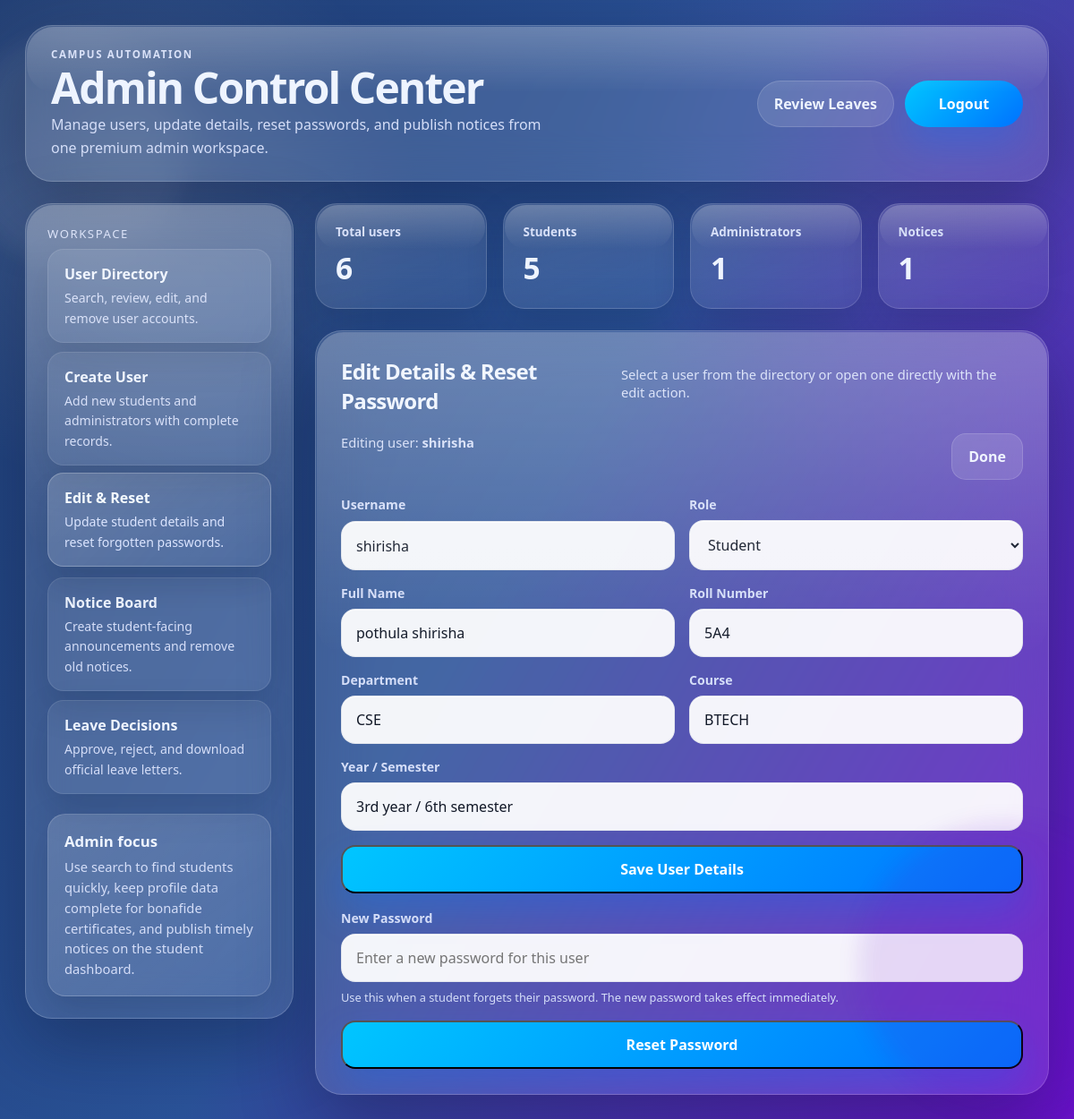
Screenshot of /admin?edit=shirisha (signed in) with the database file from the repository.
### tables this page shows
CREATE TABLE users (
        id INTEGER PRIMARY KEY AUTOINCREMENT,
        username TEXT UNIQUE,
        password TEXT,
        role TEXT
    , full_name TEXT, roll_number TEXT, department TEXT, course TEXT, year_semester TEXT);

### app/routes/admin_routes.py (the view)
@router.get("/admin", response_class=HTMLResponse)
def admin_page(request: Request):
    if not request.session.get("role") == "admin":
        return RedirectResponse("/login", status_code=303)
    db = get_db()
    cursor = db.cursor()
    search = request.query_params.get("search", "").strip()
    edit_username = request.query_params.get("edit", "").strip()
    if search:
        like_query = f"%{search}%"
        cursor.execute(
            """
            SELECT username, role, full_name, roll_number, department, course, year_semester
            FROM users
            WHERE username LIKE ?
               OR role LIKE ?
               OR COALESCE(full_name, '') LIKE ?
               OR COALESCE(roll_number, '') LIKE ?
               OR COALESCE(department, '') LIKE ?
               OR COALESCE(course, '') LIKE ?
               OR COALESCE(year_semester, '') LIKE ?
            ORDER BY role DESC, username ASC
            """,
            (like_query, like_query, like_query, like_query, like_query, like_query, like_query)
        )
    else:
        cursor.execute(
            """
            SELECT username, role, full_name, roll_number, department, course, year_semester
            FROM users
            ORDER BY role DESC, username ASC
            """
        )
    users = cursor.fetchall()
    notices = cursor.execute(
        """
        SELECT id, title, content, created_at, created_by
        FROM notices
        ORDER BY datetime(created_at) DESC, id DESC
        """
    ).fetchall()
    selected_user = None
    if edit_username:
        cursor.execute(
            """
            SELECT username, role, full_name, roll_number, department, course, year_semester
            FROM users
            WHERE username = ?
            """,
            (edit_username,)
        )
        selected_user = cursor.fetchone()
    msg = request.query_params.get("msg")
    return templates.TemplateResponse(request, "admin.html", {
        "users": users,
        "msg": msg,
        "search": search,
        "selected_user": selected_user,
        "notices": notices,
    })

### templates/admin.html (shortened to what this page needs)
<!DOCTYPE html>
<html lang="en">
<head>
</head>
<body data-active-section="{% if selected_user %}editSection{% else %}usersSection{% endif %}">
    {% set total_users = users|length %}
    {% set admin_stats = namespace(admins=0, students=0) %}
    {% for user in users %}
        {% if user["role"] == "admin" %}{% set admin_stats.admins = admin_stats.admins + 1 %}{% else %}{% set admin_stats.students = admin_stats.students + 1 %}{% endif %}
    {% endfor %}
    <div class="shell">
        <header class="topbar">
            <div class="brand">
                <p class="eyebrow">Campus Automation</p>
                <h1 class="title">Admin Control Center</h1>
                <p class="subtitle">Manage users, update details, reset passwords, and publish notices from one premium admin workspace.</p>
            </div>
            <div class="top-actions">
                <a class="top-link secondary" href="/admin/leaves">Review Leaves</a>
                <a class="top-link primary" href="/logout">Logout</a>
            </div>
        </header>
        <div class="layout">
            <aside class="panel sidebar">
                <div>
                    <p class="nav-title">Workspace</p>
                    <div class="nav-list">
                        <button type="button" class="nav-button active" data-target="usersSection"><strong>User Directory</strong><span>Search, review, edit, and remove user accounts.</span></button>
                        <button type="button" class="nav-button" data-target="createSection"><strong>Create User</strong><span>Add new students and administrators with complete records.</span></button>
                        <button type="button" class="nav-button" data-target="editSection"><strong>Edit & Reset</strong><span>Update student details and reset forgotten passwords.</span></button>
                        <button type="button" class="nav-button" data-target="noticeSection"><strong>Notice Board</strong><span>Create student-facing announcements and remove old notices.</span></button>
                        <a class="nav-anchor" href="/admin/leaves"><strong>Leave Decisions</strong><span>Approve, reject, and download official leave letters.</span></a>
                    </div>
                </div>
                <div class="sidebar-note">
                    <h3>Admin focus</h3>
                    <p>Use search to find students quickly, keep profile data complete for bonafide certificates, and publish timely notices on the student dashboard.</p>
                </div>
            </aside>
            <main class="content">
                <section class="stats">
                    <div class="panel stat-card"><span>Total users</span><strong>{{ total_users }}</strong></div>
                    <div class="panel stat-card"><span>Students</span><strong>{{ admin_stats.students }}</strong></div>
                    <div class="panel stat-card"><span>Administrators</span><strong>{{ admin_stats.admins }}</strong></div>
                    <div class="panel stat-card"><span>Notices</span><strong>{{ notices|length }}</strong></div>
                </section>
                <section id="editSection" class="panel section hidden">
                    <div class="section-head"><h2>Edit Details & Reset Password</h2><p>Select a user from the directory or open one directly with the edit action.</p></div>
                    {% if selected_user %}
                    <div class="toolbar"><div class="toolbar-note">Editing user: <strong>{{ selected_user["username"] }}</strong></div><a class="action-btn" href="/admin">Done</a></div>
                    <form method="post" action="/admin/update-user" class="form-grid">
                        <div class="field"><label>Username</label><input class="input" type="text" value="{{ selected_user['username'] }}" readonly></div>
                        <div class="field"><label for="edit_role">Role</label><select id="edit_role" class="select role-selector" name="role"><option value="student" {% if selected_user["role"] == "student" %}selected{% endif %}>Student</option><option value="admin" {% if selected_user["role"] == "admin" %}selected{% endif %}>Admin</option></select></div>
                        <div class="field"><label for="edit_full_name">Full Name</label><input id="edit_full_name" class="input student-detail" type="text" name="full_name" value="{{ selected_user['full_name'] or '' }}"></div>
                        <div class="field"><label for="edit_roll_number">Roll Number</label><input id="edit_roll_number" class="input student-detail" type="text" name="roll_number" value="{{ selected_user['roll_number'] or '' }}"></div>
                        <div class="field"><label for="edit_department">Department</label><input id="edit_department" class="input student-detail" type="text" name="department" value="{{ selected_user['department'] or '' }}"></div>
                        <div class="field"><label for="edit_course">Course</label><input id="edit_course" class="input student-detail" type="text" name="course" value="{{ selected_user['course'] or '' }}"></div>
                        <div class="field full"><label for="edit_year_semester">Year / Semester</label><input id="edit_year_semester" class="input student-detail" type="text" name="year_semester" value="{{ selected_user['year_semester'] or '' }}"></div>
                        <div class="field full"><button class="submit" type="submit">Save User Details</button></div>
                    </form>
                    <div style="height:18px;"></div>
                    <form method="post" action="/admin/reset-password" class="form-grid">
                        <div class="field full"><label for="new_password">New Password</label><input id="new_password" class="input" type="password" name="new_password" placeholder="Enter a new password for this user"><p class="field-note">Use this when a student forgets their password. The new password takes effect immediately.</p></div>
                        <div class="field full"><button class="submit" type="submit">Reset Password</button></div>
                    </form>
                    {% else %}
                    <div class="empty">Choose an Edit action from the user directory to update details or reset a password.</div>
                    {% endif %}
                </section>
            </main>
        </div>
    </div>
</body>
</html>

### rows the page displays
users: username "shirisha", role "Student", full_name "pothula shirisha", roll_number "5A4", department "CSE", course "BTECH", year_semester "3rd year / 6th semester"

### other values shown
{{ total_users }} "6"
{{ admin_stats.students }} "5"
{{ admin_stats.admins }} "1"
{{ notices|length }} "1"
